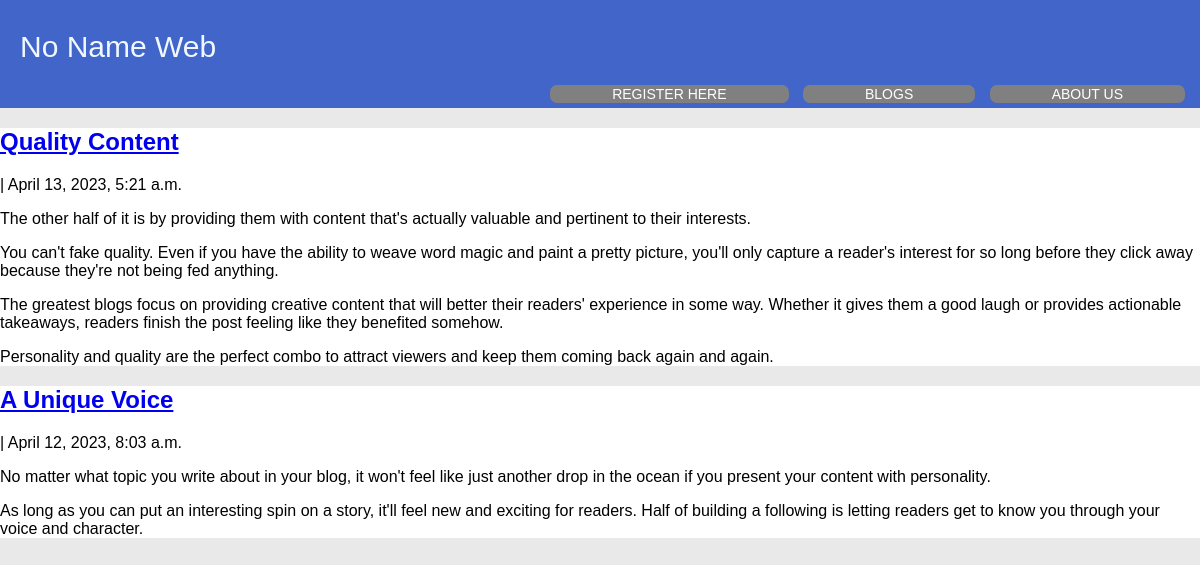
The page /blogs/ on the database as committed earlier.
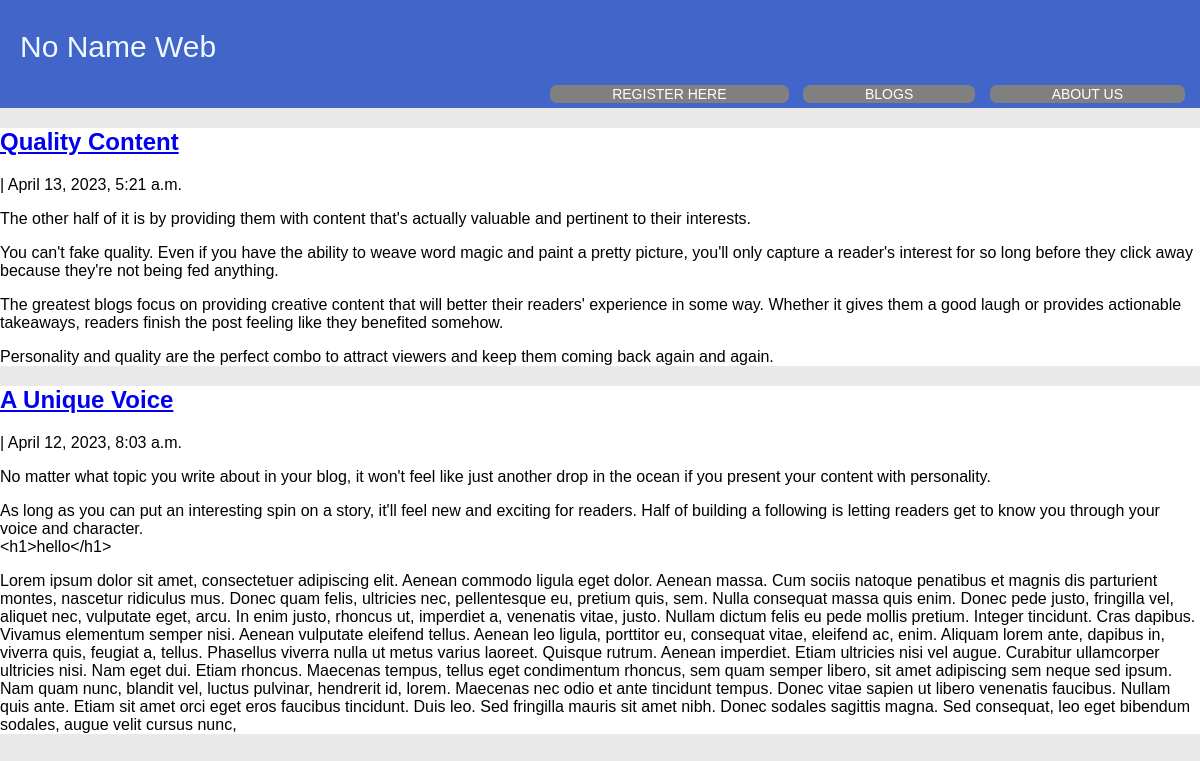
The same page on the database as committed later.
### blog/models.py (models this page shows, shortened)
class blog(models.Model):
    title = models.CharField(max_length=200, unique=True)
    slug = models.SlugField(max_length=200, unique=True)
    author = models.ForeignKey(User, on_delete=models.CASCADE, related_name='blog_post')
    updated_on = models.DateTimeField(auto_now=True)
    content = models.TextField()
    created_on = models.DateTimeField(auto_now_add=True)
    status = models.IntegerField(choices=STATUS, default=0)
    class Meta:
      ordering = ['-created_on']

### blog/views.py (the view)
# urls.py: path('',views.Blog, name='home'),
def Blog(request):
    blogData=blog.objects.all()
    data={
        'blogData': blogData
    }
    return render(request, "blogs.html", data)

### templates/blogs.html
{% extends "base.html"%}
{% block content %}
{% for n in blogData%}
  <div>
    <div class="post">
        <a href="{% url 'blog_detail' n.slug %}" ><h2 class="post-title">{{n.title}}</h2></a>
        <p class="post-auther">{{n.auther}} | {{n.created_on}}</p>
        <p class="post-content">{{n.content | linebreaks}}</p>
    </div>
  </div>
{% endfor %}
{% endblock %}

Rows that differ between the two databases and show on the page:
changed blog "A Unique Voice": content "…your voice and character." → "…your voice and character. <h1>hello</h1> Lorem ipsum dolor sit amet, consectetuer adipiscing elit. Aenean commodo ligula eget dolor. Aenean massa. Cum sociis natoque penatibus et magnis dis parturient montes, nascetur ridiculus mus. Donec quam felis, ultricies nec, pellentesque eu, pretium quis, sem. Nulla consequat massa quis enim. Donec pede justo, fringilla vel, aliquet nec, vulputate eget, arcu. In enim justo, rhoncus ut, imperdiet a, venenatis vitae, justo. Nullam dictum felis eu pede mollis pretium. Integer tincidunt. Cras dapibus. Vivamus elementum semper nisi. Aenean vulputate eleifend tellus. Aenean leo ligula, porttitor eu, consequat vitae, eleifend ac, enim. Aliquam lorem ante,…"
